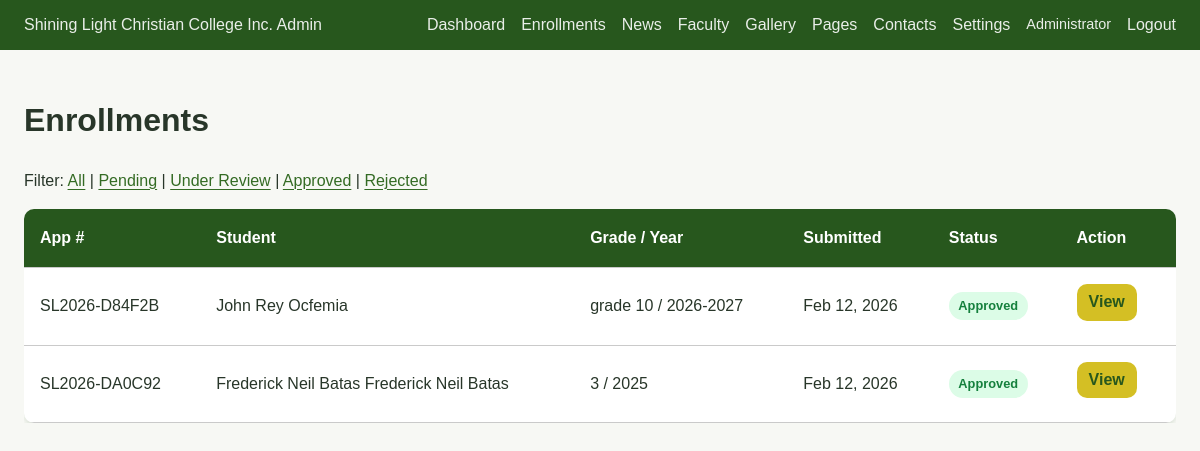
Page /admin/enrollments.php (signed in) on the committed database.
### tables this page shows
CREATE TABLE `enrollments` (
  `id` int(10) UNSIGNED NOT NULL,
  `application_number` varchar(20) NOT NULL,
  `status` enum('pending','under_review','approved','rejected') DEFAULT 'pending',
  `student_first_name` varchar(50) NOT NULL,
  `student_last_name` varchar(50) NOT NULL,
  `student_middle_name` varchar(50) DEFAULT NULL,
  `date_of_birth` date NOT NULL,
  `gender` enum('male','female','other') NOT NULL,
  `grade_level` varchar(50) NOT NULL,
  `school_year` varchar(20) NOT NULL,
  `previous_school` varchar(200) DEFAULT NULL,
  `parent1_name` varchar(100) NOT NULL,
  `parent1_relation` varchar(50) DEFAULT NULL,
  `parent1_phone` varchar(30) NOT NULL,
  `parent1_email` varchar(100) NOT NULL,
  `parent1_address` text DEFAULT NULL,
  `parent2_name` varchar(100) DEFAULT NULL,
  `parent2_relation` varchar(50) DEFAULT NULL,
  `parent2_phone` varchar(30) DEFAULT NULL,
  `parent2_email` varchar(100) DEFAULT NULL,
  `document_birth_cert` varchar(255) DEFAULT NULL,
  `document_report_card` varchar(255) DEFAULT NULL,
  `document_photo` varchar(255) DEFAULT NULL,
  `document_other` varchar(255) DEFAULT NULL,
  `notes` text DEFAULT NULL,
  `admin_notes` text DEFAULT NULL,
  `submitted_at` timestamp NOT NULL DEFAULT current_timestamp(),
  `reviewed_at` timestamp NULL DEFAULT NULL,
  `reviewed_by` int(10) UNSIGNED DEFAULT NULL
);

### includes/functions.php (called while the page is built, shortened)
<?php
function e($s) {
    return htmlspecialchars((string) $s, ENT_QUOTES, 'UTF-8');
}

### includes/auth.php (called while the page is built, shortened)
<?php
function currentAdmin() {
    return [
        'id' => $_SESSION['admin_id'] ?? null,
        'username' => $_SESSION['admin_username'] ?? null,
        'role' => $_SESSION['admin_role'] ?? null,
        'full_name' => $_SESSION['admin_full_name'] ?? null,
    ];
}

### admin/enrollments.php (the view, shortened to what this page needs)
<?php
require_once __DIR__ . '/../includes/auth.php';
require_once __DIR__ . '/../includes/functions.php';
$pdo = getDB();
$filter = $_GET['status'] ?? '';
$where = $filter !== '' ? "WHERE status = " . $pdo->quote($filter) : "";
$stmt = $pdo->query("SELECT id, application_number, status, student_first_name, student_last_name, grade_level, school_year, submitted_at FROM enrollments $where ORDER BY submitted_at DESC");
$list = $stmt->fetchAll();
?>
<!DOCTYPE html>
<html lang="en">
<head>
    <link rel="stylesheet" href="<?php echo SITE_URL; ?>/assets/css/style.css">
    <link rel="stylesheet" href="<?php echo SITE_URL; ?>/assets/css/admin.css">
</head>
<body class="admin-body">
<?php include __DIR__ . '/admin-header.php'; ?>
<div class="admin-main">
    <h1>Enrollments</h1>
    <p>Filter: <a href="?">All</a> | <a href="?status=pending">Pending</a> | <a href="?status=under_review">Under Review</a> | <a href="?status=approved">Approved</a> | <a href="?status=rejected">Rejected</a></p>
    <div class="table-wrap">
        <table>
            <thead>
                <tr>
                    <th>App #</th>
                    <th>Student</th>
                    <th>Grade / Year</th>
                    <th>Submitted</th>
                    <th>Status</th>
                    <th>Action</th>
                </tr>
            </thead>
            <tbody>
                <?php foreach ($list as $row): ?>
                <tr>
                    <td><?php echo e($row['application_number']); ?></td>
                    <td><?php echo e($row['student_first_name'] . ' ' . $row['student_last_name']); ?></td>
                    <td><?php echo e($row['grade_level'] . ' / ' . $row['school_year']); ?></td>
                    <td><?php echo date('M j, Y', strtotime($row['submitted_at'])); ?></td>
                    <td><span class="badge badge-<?php echo e($row['status']); ?>"><?php echo e(ucfirst(str_replace('_', ' ', $row['status']))); ?></span></td>
                    <td><a href="<?php echo SITE_URL; ?>/admin/enrollment-view.php?id=<?php echo (int)$row['id']; ?>" class="btn btn-primary" style="padding:0.35rem 0.75rem;">View</a></td>
                </tr>
                <?php endforeach; ?>
            </tbody>
        </table>
    </div>
</div>
</body>
</html>

### admin/admin-header.php (shortened to what this page needs)
<?php
$admin = currentAdmin();
?>
<header class="admin-header-bar">
    <div class="admin-header-inner">
        <a href="<?php echo SITE_URL; ?>/admin/"><?php echo e(SITE_NAME); ?> Admin</a>
        <nav class="admin-nav">
            <a href="<?php echo SITE_URL; ?>/admin/">Dashboard</a>
            <a href="<?php echo SITE_URL; ?>/admin/enrollments.php">Enrollments</a>
            <a href="<?php echo SITE_URL; ?>/admin/news.php">News</a>
            <a href="<?php echo SITE_URL; ?>/admin/faculty.php">Faculty</a>
            <a href="<?php echo SITE_URL; ?>/admin/gallery.php">Gallery</a>
            <a href="<?php echo SITE_URL; ?>/admin/pages.php">Pages</a>
            <a href="<?php echo SITE_URL; ?>/admin/contacts.php">Contacts</a>
            <a href="<?php echo SITE_URL; ?>/admin/settings.php">Settings</a>
            <span class="admin-user"><?php echo e($admin['full_name']); ?></span>
            <a href="<?php echo SITE_URL; ?>/admin/logout.php">Logout</a>
        </nav>
    </div>
</header>

### assets/css/style.css (style rules this page uses)
:root { --green: #27571d; --green-light: #346b24; --green-muted: #3d7a2a; --gold: #d4bf24; --gold-light: #e5d04a; --gold-dark: #a8941a; --white: #ffffff; --off-white: #f7f8f4; --gray: #6b6b6b; --gray-light: #cacaca; --gray-bg: #d8d8d8; --success: #15803d; --error: #b91c1c; --font-heading: Georgia, serif; --font-body: Arial, sans-serif; --shadow: 0 4px 6px -1px rgba(39, 87, 29, 0.12), 0 2px 4px -2px rgba(39, 87, 29, 0.08); --radius: 10px; --radius-lg: 18px; --transition: 0.25s ease; }
*, *::before, *::after { box-sizing: border-box; }
html { scroll-behavior: smooth; }
body { margin: 0; font-family: var(--font-body); font-size: 16px; line-height: 1.6; color: #283629; background: var(--off-white); }
a { color: var(--green-light); text-decoration-thickness: 1px; text-underline-offset: 3px; transition: color var(--transition); }
.btn { display: inline-block; padding: 0.75rem 1.5rem; font-family: var(--font-body); font-size: 1rem; font-weight: 600; text-decoration: none; border-radius: var(--radius); border: none; cursor: pointer; text-align: center; transition: background var(--transition), color var(--transition), transform var(--transition), box-shadow var(--transition); }
.btn-primary { background: var(--gold); color: var(--green); }
.table-wrap { overflow-x: auto; }
table { width: 100%; border-collapse: collapse; }
th, td { padding: 0.75rem; text-align: left; border-bottom: 1px solid var(--gray-light); }
th { background: var(--green); color: var(--white); font-weight: 600; }
.badge { display: inline-block; padding: 0.25rem 0.6rem; font-size: 0.8rem; font-weight: 600; border-radius: 999px; }
.badge-approved { background: #dcfce7; color: var(--success); }
.table-wrap { padding:0; }
table td, table th { padding:1rem; }

### assets/css/admin.css (style rules this page uses)
.admin-body { background: var(--off-white); min-height: 100vh; }
.admin-header-bar { background: var(--green); color: var(--white); padding: 0.75rem 1.5rem; }
.admin-header-inner { max-width: 1200px; margin: 0 auto; display: flex; align-items: center; justify-content: space-between; flex-wrap: wrap; gap: 0.5rem; }
.admin-header-bar a { color: rgba(255,255,255,0.9); text-decoration: none; }
.admin-nav { display: flex; align-items: center; gap: 1rem; flex-wrap: wrap; }
.admin-user { opacity: 0.9; font-size: 0.9rem; }
.admin-main { max-width: 1200px; margin: 0 auto; padding: 1.5rem; }
.admin-main table { background: var(--white); border-radius: var(--radius); overflow: hidden; box-shadow: var(--shadow); }
.admin-main .btn { margin-right: 0.5rem; margin-bottom: 0.5rem; }

### rows in the picture
enrollments: application_number "SL2026-D84F2B", student_first_name+student_last_name "John Rey Ocfemia", grade_level+school_year "grade 10 / 2026-2027", submitted_at "Feb 12, 2026", status "Approved"
enrollments: application_number "SL2026-DA0C92", student_first_name+student_last_name "Frederick Neil Batas Frederick Neil Batas", grade_level+school_year "3 / 2025", submitted_at "Feb 12, 2026", status "Approved"

### other values in the picture
SITE_NAME "Shining Light Christian College Inc."
$admin['full_name'] "Administrator"
